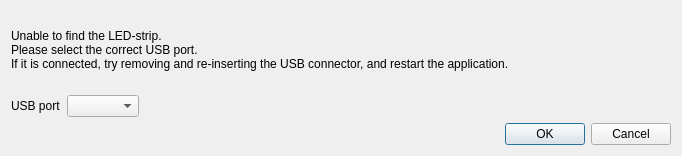
<?xml version="1.0" encoding="UTF-8"?>
<ui version="4.0">
 <class>SerialPortConnectionDialog</class>
 <widget class="QDialog" name="SerialPortConnectionDialog">
  <property name="geometry">
   <rect>
    <x>0</x>
    <y>0</y>
    <width>682</width>
    <height>156</height>
   </rect>
  </property>
  <property name="windowTitle">
   <string>Connection error, select USB port</string>
  </property>
  <layout class="QGridLayout" name="gridLayout">
   <item row="0" column="0" colspan="3">
    <widget class="QLabel" name="label_2">
     <property name="text">
      <string>Unable to find the LED-strip.
Please select the correct USB port.
If it is connected, try removing and re-inserting the USB connector, and restart the application.</string>
     </property>
    </widget>
   </item>
   <item row="1" column="0">
    <widget class="QLabel" name="label">
     <property name="text">
      <string>USB port</string>
     </property>
    </widget>
   </item>
   <item row="1" column="1">
    <widget class="QComboBox" name="serialPortComboBox"/>
   </item>
   <item row="1" column="2">
    <spacer name="horizontalSpacer">
     <property name="orientation">
      <enum>Qt::Horizontal</enum>
     </property>
     <property name="sizeHint" stdset="0">
      <size>
       <width>123</width>
       <height>20</height>
      </size>
     </property>
    </spacer>
   </item>
   <item row="2" column="1" colspan="2">
    <widget class="QDialogButtonBox" name="buttonBox">
     <property name="orientation">
      <enum>Qt::Horizontal</enum>
     </property>
     <property name="standardButtons">
      <set>QDialogButtonBox::Cancel|QDialogButtonBox::Ok</set>
     </property>
    </widget>
   </item>
  </layout>
 </widget>
 <resources/>
 <connections>
  <connection>
   <sender>buttonBox</sender>
   <signal>accepted()</signal>
   <receiver>SerialPortConnectionDialog</receiver>
   <slot>accept()</slot>
   <hints>
    <hint type="sourcelabel">
     <x>248</x>
     <y>254</y>
    </hint>
    <hint type="destinationlabel">
     <x>157</x>
     <y>274</y>
    </hint>
   </hints>
  </connection>
  <connection>
   <sender>buttonBox</sender>
   <signal>rejected()</signal>
   <receiver>SerialPortConnectionDialog</receiver>
   <slot>reject()</slot>
   <hints>
    <hint type="sourcelabel">
     <x>316</x>
     <y>260</y>
    </hint>
    <hint type="destinationlabel">
     <x>286</x>
     <y>274</y>
    </hint>
   </hints>
  </connection>
 </connections>
</ui>
